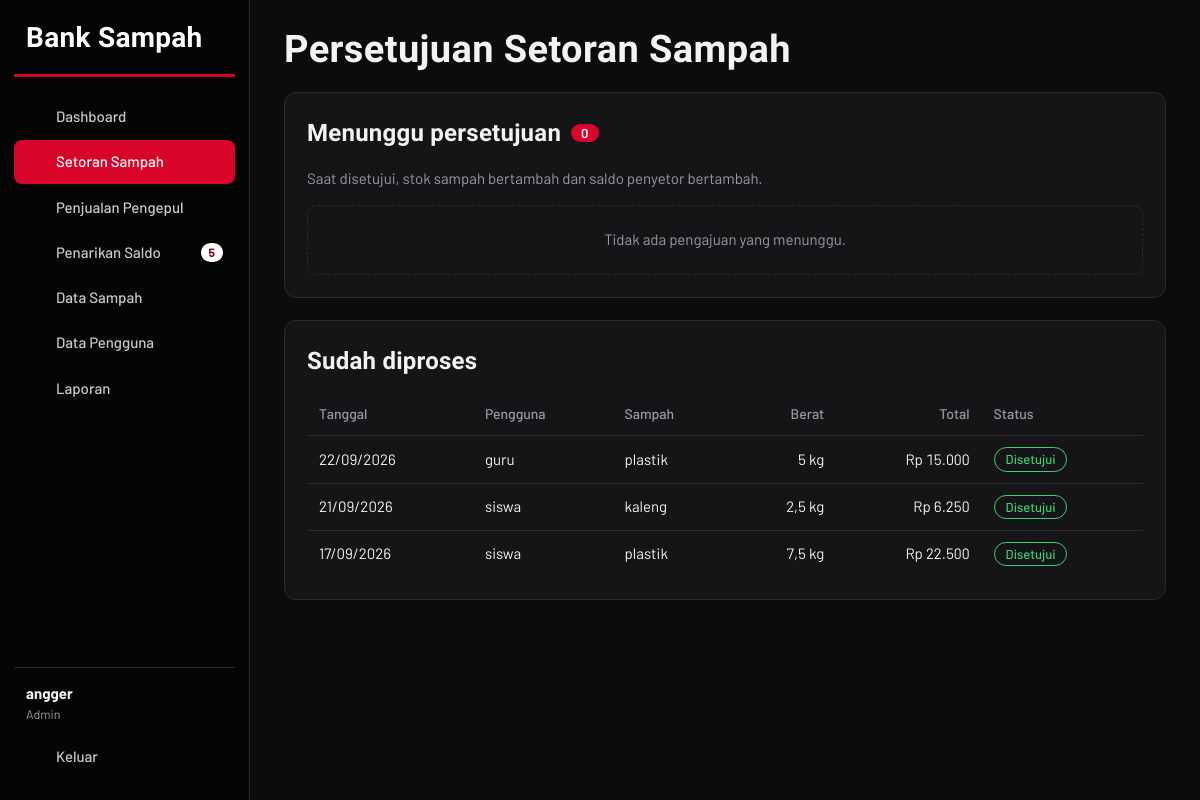
Screenshot of /admin/setoran.php (signed in) with the database file from the repository.
### tables this page shows
CREATE TABLE users (
  id_user int(11) NOT NULL AUTO_INCREMENT,
  nama varchar(100) NOT NULL,
  username varchar(50) NOT NULL,
  password varchar(255) NOT NULL,
  saldo int(11) NOT NULL DEFAULT 0,
  role enum('admin','guru','siswa','pengepul') NOT NULL,
  PRIMARY KEY (id_user), UNIQUE KEY (username)
);

CREATE TABLE transaksi (
  id_transaksi int(11) NOT NULL AUTO_INCREMENT,
  id_user int(11) NOT NULL,
  id_sampah int(11) NOT NULL,
  tanggal date NOT NULL,
  tipe enum('setor','jual') NOT NULL,
  berat_kg decimal(10,2) NOT NULL,
  total_rp int(11) NOT NULL,
  status enum('pending','disetujui','ditolak') NOT NULL DEFAULT 'pending',
  PRIMARY KEY (id_transaksi)
);

CREATE TABLE sampah (
  id_sampah int(11) NOT NULL AUTO_INCREMENT,
  jenis_sampah varchar(50) NOT NULL,
  harga_per_kg int(11) NOT NULL,
  stok_kg decimal(10,2) NOT NULL DEFAULT 0,
  PRIMARY KEY (id_sampah)
);

### admin/setoran.php (called while the page is built)
<?php
$tipe = 'setor';
require __DIR__ . '/_transaksi.php';

### admin/_transaksi.php (the view, shortened to what this page needs)
<?php
require_once __DIR__ . '/../config.php';
need('admin');
$pageTitle = $tipe === 'setor'
    ? 'Persetujuan Setoran Sampah'
    : 'Persetujuan Penjualan ke Pengepul';
$sql = "
    SELECT
        t.*,
        u.nama,
        u.role,
        s.jenis_sampah
    FROM transaksi t
    JOIN users u ON u.id_user = t.id_user
    JOIN sampah s ON s.id_sampah = t.id_sampah
    WHERE t.tipe = ?
      AND t.status = ?
    ORDER BY t.id_transaksi DESC
";
$pending = $pdo->prepare($sql);
$pending->execute([$tipe, 'pending']);
$pending = $pending->fetchAll();
$sqlHist = str_replace(
    't.status = ?',
    't.status <> ?',
    $sql
) . ' LIMIT 30';
$hist = $pdo->prepare($sqlHist);
$hist->execute([$tipe, 'pending']);
$hist = $hist->fetchAll();
require __DIR__ . '/../includes/header.php';
?>
<section class="card">
    <h2>
        Menunggu persetujuan
        <span class="pill"><?= count($pending) ?></span>
    </h2>
    <p class="muted">
        <?= $tipe === 'setor'
            ? 'Saat disetujui, stok sampah bertambah dan saldo penyetor bertambah.'
            : 'Saat disetujui, stok sampah berkurang dan saldo pengepul dipotong.'
        ?>
    </p>
    <?php if (!$pending): ?>
        <div class="empty">
            Tidak ada pengajuan yang menunggu.
        </div>
    <?php endif; ?>
</section>
<section class="card">
    <h2>Sudah diproses</h2>
    <?php if (!$hist): ?>
        <div class="empty">
            Belum ada riwayat.
        </div>
    <?php else: ?>
        <div class="table-wrap">
            <table>
                <tr>
                    <th>Tanggal</th>
                    <th>Pengguna</th>
                    <th>Sampah</th>
                    <th class="num">Berat</th>
                    <th class="num">Total</th>
                    <th>Status</th>
                </tr>
                <?php foreach ($hist as $r): ?>
                    <tr>
                        <td>
                            <?= tgl($r['tanggal']) ?>
                        </td>
                        <td>
                            <?= e($r['nama']) ?>
                        </td>
                        <td>
                            <?= e($r['jenis_sampah']) ?>
                        </td>
                        <td class="num">
                            <?= kg($r['berat_kg']) ?>
                        </td>
                        <td class="num">
                            <?= rp($r['total_rp']) ?>
                        </td>
                        <td>
                            <?= badge($r['status']) ?>
                        </td>
                    </tr>
                <?php endforeach; ?>
            </table>
        </div>
    <?php endif; ?>
</section>
<?php require __DIR__ . '/../includes/footer.php'; ?>

### includes/header.php (shortened to what this page needs)
<?php
$u = user();
$role = $u['role'];
$cur = basename($_SERVER['SCRIPT_NAME']);
function cnt($q)
{
    global $pdo;
    return (int) $pdo->query($q)->fetchColumn();
}
if ($role === 'admin') {
    $menu = [
        [
            'admin/dashboard.php',
            'Dashboard',
            'home',
            0
        ],
        [
            'admin/setoran.php',
            'Setoran Sampah',
            'down',
            cnt("SELECT COUNT(*) FROM transaksi WHERE tipe='setor' AND status='pending'")
        ],
        [
            'admin/penjualan.php',
            'Penjualan Pengepul',
            'up',
            cnt("SELECT COUNT(*) FROM transaksi WHERE tipe='jual' AND status='pending'")
        ],
        [
            'admin/tarik.php',
            'Penarikan Saldo',
            'wallet',
            cnt("SELECT COUNT(*) FROM tarik_saldo WHERE status='pending'")
        ],
        [
            'admin/sampah.php',
            'Data Sampah',
            'box',
            0
        ],
        [
            'admin/users.php',
            'Data Pengguna',
            'users',
            0
        ],
        [
            'admin/laporan.php',
            'Laporan',
            'report',
            0
        ],
    ];
}
?>
<!doctype html>
<html lang="id">
<head>
    <link rel="stylesheet" href="<?= BASE ?>/assets/style.css">
</head>
<body>
    <div class="app">
        <aside class="side" id="side">
            <div class="brand">
                Bank Sampah
            </div>
            <nav class="nav">
                <?php foreach ($menu as $m): ?>
                    <a
                        href="<?= BASE . '/' . $m[0] ?>"
                        class="<?= basename($m[0]) === $cur ? 'active' : '' ?>"
                    >
                        <?= icon($m[2]) ?>
                        <span><?= $m[1] ?></span>
                        <?php if ($m[3] > 0): ?>
                            <b class="count">
                                <?= $m[3] ?>
                            </b>
                        <?php endif; ?>
                    </a>
                <?php endforeach; ?>
            </nav>
            <div class="side-foot">
                <div class="who">
                    <strong><?= e($u['nama']) ?></strong>
                    <small><?= roleName($role) ?></small>
                </div>
                <a class="nav-out" href="<?= BASE ?>/logout.php">
                    <?= icon('logout') ?>
                    <span>Keluar</span>
                </a>
            </div>
        </aside>
        <main class="main">
            <header class="top">
                <h1><?= e($pageTitle ?? '') ?></h1>
            </header>

### config.php (shortened to what this page needs)
<?php
$DB_HOST = 'localhost';
$DB_NAME = 'banksampah_anggerr';
$DB_USER = 'root';
$DB_PASS = '';
try {
    $pdo = new PDO(
        "mysql:host=$DB_HOST;dbname=$DB_NAME;charset=utf8mb4",
        $DB_USER,
        $DB_PASS,
        [
            PDO::ATTR_ERRMODE            => PDO::ERRMODE_EXCEPTION,
            PDO::ATTR_DEFAULT_FETCH_MODE => PDO::FETCH_ASSOC,
        ]
    );
} catch (PDOException $ex) {
    die(
        'Koneksi database gagal: ' .
        htmlspecialchars($ex->getMessage(), ENT_QUOTES, 'UTF-8')
    );
}
function e($s)
{
    return htmlspecialchars(
        (string) $s,
        ENT_QUOTES,
        'UTF-8'
    );
}
function rp($n)
{
    return 'Rp ' . number_format(
        (float) $n,
        0,
        ',',
        '.'
    );
}
function kg($n)
{
    return rtrim(
        rtrim(
            number_format((float) $n, 2, ',', '.'),
            '0'
        ),
        ','
    ) . ' kg';
}
function tgl($d)
{
    return $d
        ? date('d/m/Y', strtotime($d))
        : '-';
}
function badge($s)
{
    $map = [
        'pending'   => 'Menunggu',
        'disetujui' => 'Disetujui',
        'diterima'  => 'Diterima',
        'ditolak'   => 'Ditolak',
    ];
    if (in_array($s, ['disetujui', 'diterima'], true)) {
        $cls = 'ok';
    } elseif ($s === 'ditolak') {
        $cls = 'no';
    } else {
        $cls = 'wait';
    }
    $label = $map[$s] ?? e($s);
    return '<span class="badge ' . $cls . '">' .
        $label .
        '</span>';
}
function roleName($r)
{
    $roles = [
        'admin'    => 'Admin',
        'guru'     => 'Guru',
        'siswa'    => 'Siswa',
        'pengepul' => 'Pengepul',
    ];
    return $roles[$r] ?? $r;
}
function icon($n)
{
    $p = [
        'home' =>
            '<path d="M3 11l9-8 9 8"/>' .
            '<path d="M5 10v10h14V10"/>',
        'down' =>
            '<path d="M12 3v12"/>' .
            '<path d="M7 10l5 5 5-5"/>' .
            '<path d="M4 21h16"/>',
        'up' =>
            '<path d="M12 21V9"/>' .
            '<path d="M7 14l5-5 5 5"/>' .
            '<path d="M4 3h16"/>',
        'wallet' =>
            '<rect x="3" y="6" width="18" height="14" rx="2"/>' .
            '<path d="M3 10h18"/>' .
            '<path d="M16 15h2"/>',
        'box' =>
            '<path d="M21 8l-9-5-9 5 9 5 9-5z"/>' .
            '<path d="M3 8v8l9 5 9-5V8"/>',
        'users' =>
            '<circle cx="9" cy="8" r="3.5"/>' .
            '<path d="M2 21c0-4 3-6 7-6s7 2 7 6"/>' .
            '<path d="M17 4a3.5 3.5 0 010 7"/>',
        'report' =>
            '<path d="M6 3h9l4 4v14H6z"/>' .
            '<path d="M9 12h7M9 16h7"/>',
        'history' =>
            '<circle cx="12" cy="12" r="9"/>' .
            '<path d="M12 7v5l3 2"/>',
        'logout' =>
            '<path d="M9 4H4v16h5"/>' .
            '<path d="M16 8l4 4-4 4"/>' .
            '<path d="M20 12H9"/>',
        'menu' =>
            '<path d="M4 7h16M4 12h16M4 17h16"/>',
    ];
    $path = $p[$n] ?? '';
    return
        '<svg class="ic" viewBox="0 0 24 24" ' .
        'fill="none" stroke="currentColor" ' .
        'stroke-width="1.8" stroke-linecap="round" ' .
        'stroke-linejoin="round">' .
        $path .
        '</svg>';
}
function user()
{
    global $pdo;
    static $u = null;
    if ($u === null) {
        $stmt = $pdo->prepare(
            'SELECT * FROM users WHERE id_user = ?'
        );
        $stmt->execute([$_SESSION['uid']]);
        $u = $stmt->fetch() ?: null;
    }
    return $u;
}
function need($roles)
{
    $u = user();
}

### assets/style.css (style rules this page uses)
:root { --black:#050505; --bg:#0c0c0d; --panel:#151517; --panel2:#1c1c1f; --line:#2a2a2e; --red:#d90429; --red-hi:#ff2d4a; --red-lo:#8d0218; --tx:#f3f3f4; --mu:#9a9aa3; --ok:#3ccf6e; --wait:#f0a53a; }
* { box-sizing:border-box }
html { color-scheme:dark }
body { margin:0;background:var(--bg);color:var(--tx);font:15px/1.55 'Barlow','Segoe UI',system-ui,sans-serif }
h1,h2,.brand,.hero-mark,.stat strong,.saldo strong,.total strong { font-family:'Barlow Condensed','Segoe UI',sans-serif;font-weight:600;letter-spacing:.01em }
h1,h2 { margin:0 }
a { color:var(--red-hi);text-decoration:none }
.muted { color:var(--mu) }
.num { text-align:right;font-variant-numeric:tabular-nums }
.ic { width:19px;height:19px;flex:none }
.app { display:flex;min-height:100vh }
.side { width:250px;flex:none;background:var(--black);border-right:1px solid var(--line);position:sticky;top:0;height:100vh;display:flex;flex-direction:column;padding:22px 14px }
.brand { font-size:28px;padding:2px 12px 22px;color:#fff;border-bottom:3px solid var(--red);margin:0 0 18px;line-height:1 }
.nav { display:flex;flex-direction:column;gap:2px;flex:1 }
.nav a,.nav-out { display:flex;align-items:center;gap:11px;padding:10px 12px;border-radius:8px;color:#c9c9ce;font-weight:500 }
.nav a.active { background:var(--red);color:#fff }
.count { margin-left:auto;background:#fff;color:var(--red-lo);border-radius:99px;font-size:12px;padding:0 8px;min-width:22px;text-align:center }
.side-foot { border-top:1px solid var(--line);padding-top:14px }
.who { padding:0 12px 10px;display:flex;flex-direction:column }
.who small { color:var(--mu) }
.main { flex:1;min-width:0;padding:30px 34px 60px;max-width:1280px }
.top { display:flex;align-items:center;gap:12px;margin-bottom:22px }
.top h1 { font-size:38px;line-height:1.05 }
.card { background:var(--panel);border:1px solid var(--line);border-radius:12px;padding:22px;margin-bottom:22px }
.card h2 { font-size:24px;margin-bottom:12px;display:flex;align-items:center;gap:10px }
.pill { background:var(--red);color:#fff;border-radius:99px;font:600 13px 'Barlow',sans-serif;padding:1px 10px }
.empty { border:1px dashed var(--line);border-radius:10px;padding:22px;text-align:center;color:var(--mu) }
.table-wrap { overflow-x:auto }
table { width:100%;border-collapse:collapse }
th,td { padding:11px 12px;text-align:left;border-bottom:1px solid var(--line);white-space:nowrap }
th { color:var(--mu);font-weight:500;font-size:14px }
th.num { text-align:right }
tr:last-child td { border-bottom:0 }
.badge { display:inline-block;border-radius:99px;padding:1px 11px;font-size:13px;font-weight:500;border:1px solid }
.badge.ok { color:var(--ok);border-color:var(--ok) }

### rows the page displays
users: nama "angger", role "Admin"
transaksi: tanggal "22/09/2026", id_user.nama "guru", id_sampah.jenis_sampah "plastik", berat_kg "5 kg", total_rp "Rp 15.000", status "Disetujui"
transaksi: tanggal "21/09/2026", id_user.nama "siswa", id_sampah.jenis_sampah "kaleng", berat_kg "2,5 kg", total_rp "Rp 6.250", status "Disetujui"
transaksi: tanggal "17/09/2026", id_user.nama "siswa", id_sampah.jenis_sampah "plastik", berat_kg "7,5 kg", total_rp "Rp 22.500", status "Disetujui"

### other values shown
$m[1] "Dashboard"
$m[1] "Setoran Sampah"
$m[1] "Penjualan Pengepul"
$m[1] "Penarikan Saldo"
$m[3] "5"
$m[1] "Data Sampah"
$m[1] "Data Pengguna"
$m[1] "Laporan"
$pageTitle "Persetujuan Setoran Sampah"
count($pending) "0"
